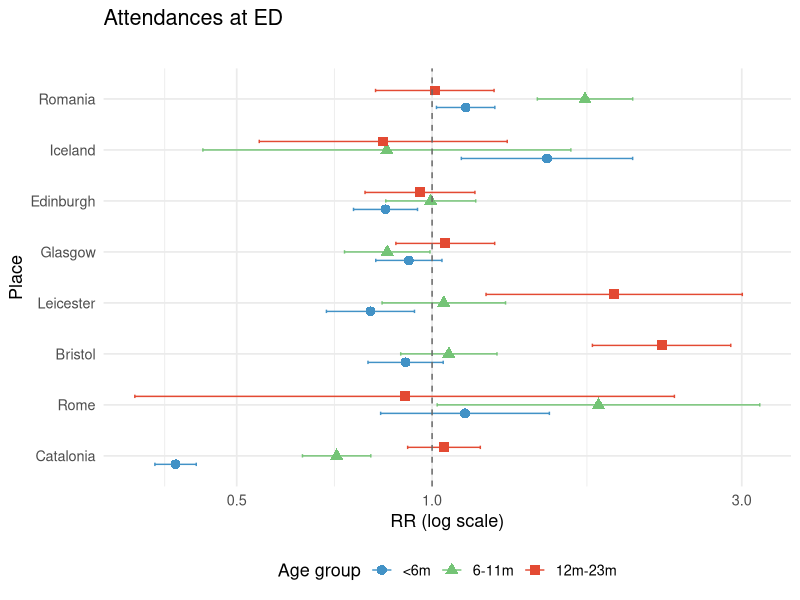

Write R code to recreate this figure.
# Install packages if not already installed
required_packages <- c("readxl", "tidyverse", "broom", "glmnet", "sandwich")

new_packages <- required_packages[!(required_packages %in% 
                                      installed.packages()[,"Package"])]
if(length(new_packages)) install.packages(new_packages, quietly = TRUE)

# Suppress warnings while loading libraries
suppressWarnings({
  library(readxl)
  library(tidyverse)
  library(broom)
  library(glmnet)
  library(sandwich)
})

data <- read_excel("admissionsED.xlsx")
#data <- read_excel("attendancesED.xlsx")

# Transform the data of total admissions to fit the Poisson model condition
data <- data %>%
  mutate(
    log_total_admissions = log(all_diag), 
    place_fac = as.factor(Place),
    season_fac = as.factor(Season),
    age_fac = as.factor(age_group)
  )

data <- data %>%
  filter(age_fac %in% c("<6m", "6-11m", "12m-23m"))

data <- data %>%
  filter(Season != "2020-2021") %>%  # Exclude 2020-2021
  filter(Season != "2023-2024") %>% # Exclude 2023-2024
  mutate(season_fac = case_when(
    Season == "2024-2025" ~ "2024-2025",
    TRUE ~ "pre-intervention"
  ),
    season_fac = factor(season_fac, 
                        levels = c("pre-intervention", "2024-2025")))

# Model and results of season per age
model_results3 <- list()

for (place in unique(data$Place)) {
  model_results3[[place]] <- list()  
  for (age in unique(data$age_fac)) {
    model2 <- glm(bronquis ~ season_fac + offset(log_total_admissions),
                 family = poisson(link = "log"),
                 data = data[data$Place == place & data$age_fac == age, ])
    model_results3[[place]][[age]] <- summary(model2)  
  }
}
model_results3

# e^beta (RR) with CI and pval for the final table
final_results <- function(model) {
  coef_est <- coef(model)[ , "Estimate"]
  std_err <- coef(model)[ , "Std. Error"]
  pval <- coef(model)[, "Pr(>|z|)"]

  ci_lower <- coef_est - 1.96 * std_err
  ci_upper <- coef_est + 1.96 * std_err
  
  rr <- exp(coef_est)
  ci_lower_exp <- exp(ci_lower)
  ci_upper_exp <- exp(ci_upper)

  result_df <- data.frame(
    Term = names(coef_est),
    RR = rr,
    "CI Lower 95%" = ci_lower_exp,
    "CI Upper 95%" = ci_upper_exp,
    "P-val" = pval
  )
  
  return(result_df)
}


model_rr_results3 <- list()
for (place in names(model_results3)) {
  model_rr_results3[[place]] <- list()  
  for (age in names(model_results3[[place]])) {
    model_rr_results3[[place]][[age]] <- final_results(model_results3[[place]][[age]])
  }
}

model_rr_results3

# plot
rr_data <- map_dfr(names(model_rr_results3), function(place) {
  map_dfr(names(model_rr_results3[[place]]), function(age) {
    df <- model_rr_results3[[place]][[age]]
    df$Place <- place
    df$Age <- age
    df
  })
})

rr_data_filtered <- rr_data %>%
  filter(grepl("season_fac", Term))

rr_data_filtered$Age <- factor(rr_data_filtered$Age, levels = c("<6m", "6-11m", "12m-23m"))
rr_data_filtered$Place <- factor(rr_data_filtered$Place, 
                                 levels = c("Catalonia", "Rome", "Bristol",
                                            "Leicester", "Glasgow", "Edinburgh",
                                            "Iceland", "Romania"))

rr_data_filtered$Term <- recode(rr_data_filtered$Term,
                                "season_fac2024-2025" = "")
ggplot(rr_data_filtered, aes(
  x = RR, 
  y = Place, 
  color = Age,
  shape = Age  
)) +
  geom_point(position = position_dodge(width = 0.5), size = 3) +
  geom_errorbarh(aes(xmin = `CI.Lower.95.`, xmax = `CI.Upper.95.`), 
                 position = position_dodge(width = 0.5), height = 0.2) +
  geom_vline(xintercept = 1, linetype = "dashed", color = "gray40") +
  facet_wrap(~ Term, ncol = 1) +
  scale_x_log10() +
  scale_color_manual(values = c(
    "<6m" = "#4292c6",
    "6-11m" = "#74c476",
    "12m-23m" = "#e34a33"
  )) +
  scale_shape_manual(values = c(
    "<6m" = 16,    # solid circle
    "6-11m" = 17,  # solid triangle
    "12m-23m" = 15 # solid square
  )) +
  theme_minimal(base_size = 13) +
  labs(x = "RR (log scale)",
       title = "Attendances at ED",
       color = "Age group",
       shape = "Age group") +  
  theme(legend.position = "bottom")
